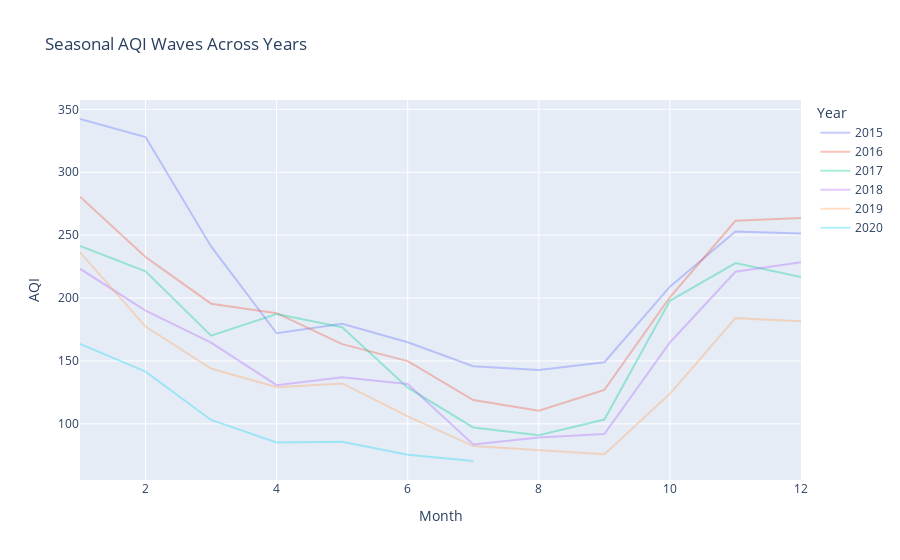

Notebook code for this chart:
### Code cell
fig.update_traces(opacity=0.35)

### Figure 1 — Plotly figure (JSON) as saved in the notebook; plotly's stock layout.template omitted (floating-point values rounded to 4 significant figures)
{"data": [{"hovertemplate": "Year=2015<br>Month=%{x}<br>AQI=%{y}<extra></extra>", "legendgroup": "2015", "line": {"color": "#636efa", "dash": "solid"}, "marker": {"symbol": "circle"}, "mode": "lines", "name": "2015", "opacity": 0.35, "orientation": "v", "showlegend": true, "type": "scatter", "x": [1, 2, 3, 4, 5, 6, 7, 8, 9, 10, 11, 12], "xaxis": "x", "y": [342.3, 327.9, 241.0, 172.0, 179.6, 164.8, 145.9, 142.8, 149.0, 209.1, 252.9, 251.3], "yaxis": "y"}, {"hovertemplate": "Year=2016<br>Month=%{x}<br>AQI=%{y}<extra></extra>", "legendgroup": "2016", "line": {"color": "#EF553B", "dash": "solid"}, "marker": {"symbol": "circle"}, "mode": "lines", "name": "2016", "opacity": 0.35, "orientation": "v", "showlegend": true, "type": "scatter", "x": [1, 2, 3, 4, 5, 6, 7, 8, 9, 10, 11, 12], "xaxis": "x", "y": [280.6, 232.6, 195.5, 188.0, 163.4, 149.9, 119.0, 110.5, 127.0, 200.6, 261.3, 263.6], "yaxis": "y"}, {"hovertemplate": "Year=2017<br>Month=%{x}<br>AQI=%{y}<extra></extra>", "legendgroup": "2017", "line": {"color": "#00cc96", "dash": "solid"}, "marker": {"symbol": "circle"}, "mode": "lines", "name": "2017", "opacity": 0.35, "orientation": "v", "showlegend": true, "type": "scatter", "x": [1, 2, 3, 4, 5, 6, 7, 8, 9, 10, 11, 12], "xaxis": "x", "y": [241.5, 221.3, 170.2, 187.3, 176.8, 128.7, 97.13, 91.0, 103.4, 197.8, 227.7, 216.7], "yaxis": "y"}, {"hovertemplate": "Year=2018<br>Month=%{x}<br>AQI=%{y}<extra></extra>", "legendgroup": "2018", "line": {"color": "#ab63fa", "dash": "solid"}, "marker": {"symbol": "circle"}, "mode": "lines", "name": "2018", "opacity": 0.35, "orientation": "v", "showlegend": true, "type": "scatter", "x": [1, 2, 3, 4, 5, 6, 7, 8, 9, 10, 11, 12], "xaxis": "x", "y": [223.3, 190.0, 164.5, 130.7, 137.0, 131.7, 83.58, 89.11, 91.9, 164.7, 220.9, 228.4], "yaxis": "y"}, {"hovertemplate": "Year=2019<br>Month=%{x}<br>AQI=%{y}<extra></extra>", "legendgroup": "2019", "line": {"color": "#FFA15A", "dash": "solid"}, "marker": {"symbol": "circle"}, "mode": "lines", "name": "2019", "opacity": 0.35, "orientation": "v", "showlegend": true, "type": "scatter", "x": [1, 2, 3, 4, 5, 6, 7, 8, 9, 10, 11, 12], "xaxis": "x", "y": [236.3, 177.3, 143.9, 129.1, 132.1, 106.0, 82.33, 79.05, 75.91, 123.9, 184.0, 181.6], "yaxis": "y"}, {"hovertemplate": "Year=2020<br>Month=%{x}<br>AQI=%{y}<extra></extra>", "legendgroup": "2020", "line": {"color": "#19d3f3", "dash": "solid"}, "marker": {"symbol": "circle"}, "mode": "lines", "name": "2020", "opacity": 0.35, "orientation": "v", "showlegend": true, "type": "scatter", "x": [1, 2, 3, 4, 5, 6, 7], "xaxis": "x", "y": [163.5, 141.5, 103.1, 85.24, 85.74, 75.38, 70.48], "yaxis": "y"}], "layout": {"legend": {"title": {"text": "Year"}, "tracegroupgap": 0}, "title": {"text": "Seasonal AQI Waves Across Years"}, "xaxis": {"anchor": "y", "domain": [0, 1], "title": {"text": "Month"}}, "yaxis": {"anchor": "x", "domain": [0, 1], "title": {"text": "AQI"}}}}
